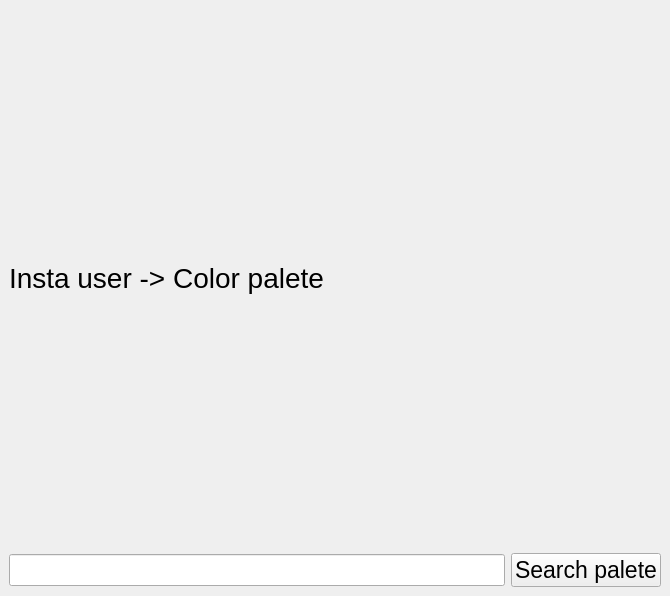
<?xml version="1.0" encoding="UTF-8"?>
<ui version="4.0">
 <class>MainWindow</class>
 <widget class="QMainWindow" name="MainWindow">
  <property name="geometry">
   <rect>
    <x>0</x>
    <y>0</y>
    <width>670</width>
    <height>596</height>
   </rect>
  </property>
  <property name="windowTitle">
   <string>MainWindow</string>
  </property>
  <widget class="QWidget" name="centralwidget">
   <layout class="QVBoxLayout" name="verticalLayout">
    <item>
     <widget class="QLabel" name="label">
      <property name="font">
       <font>
        <pointsize>21</pointsize>
       </font>
      </property>
      <property name="text">
       <string>Insta user -&gt; Color palete</string>
      </property>
     </widget>
    </item>
    <item>
     <layout class="QHBoxLayout" name="horizontalLayout">
      <item>
       <widget class="QLineEdit" name="txt_user">
        <property name="font">
         <font>
          <pointsize>15</pointsize>
         </font>
        </property>
       </widget>
      </item>
      <item>
       <widget class="QPushButton" name="btn_search">
        <property name="font">
         <font>
          <pointsize>17</pointsize>
         </font>
        </property>
        <property name="text">
         <string>Search palete</string>
        </property>
       </widget>
      </item>
     </layout>
    </item>
   </layout>
  </widget>
 </widget>
 <resources/>
 <connections/>
</ui>
